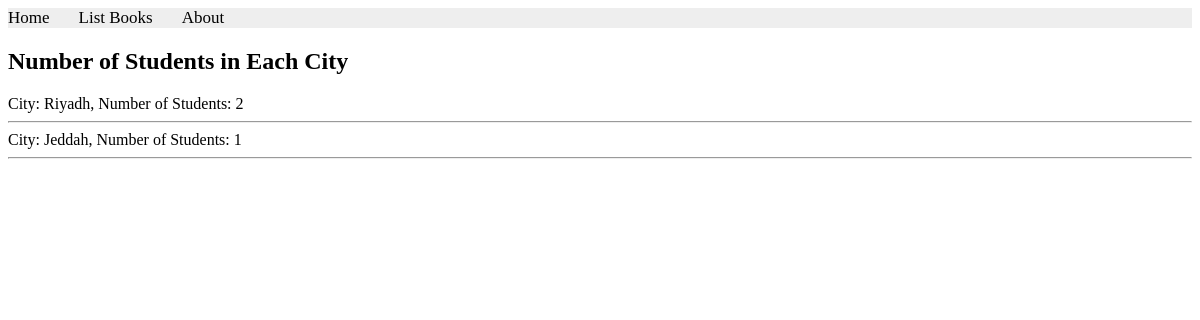
Page /books/lab8/task7 on the committed database.
### apps/bookmodule/models.py (models this page shows, shortened)
class Address(models.Model):
    city = models.CharField(max_length=100)

### apps/bookmodule/views.py (the view)
# urls.py: path('lab8/task7', views.lab8_task7),
def lab8_task7(request):
    cities = Address.objects.annotate(student_count=Count('students'))
    return render(request, 'bookmodule/task7.html', {'cities': cities})

### templates/bookmodule/task7.html (shortened to what this page needs)
{% extends "layouts/base.html" %}
{% block content %}
<h2>Number of Students in Each City</h2>
{% if cities %}
    {% for city in cities %}
        City: {{ city.city }}, Number of Students: {{ city.student_count }}
        <hr>
    {% endfor %}
{% else %}
    <p>No cities found.</p>
{% endif %}
{% endblock content %}

### rows in the picture
Address: city "Riyadh", student_count "2"
Address: city "Jeddah", student_count "1"
